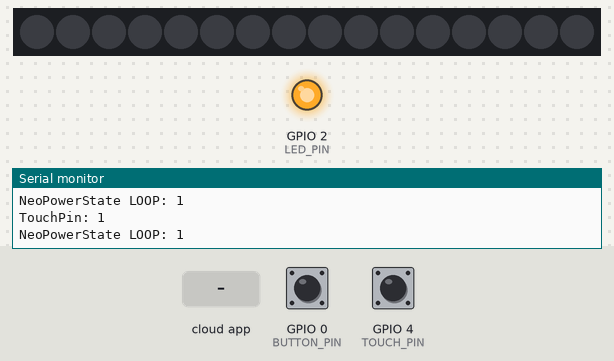
Recording of a sketch running on a simulated ESP8266 (NodeMCU). Parts: 16 RGB LEDs in strip order, left to right, output pins drawn as LEDs (lit = HIGH), the last lines printed to the serial monitor. Dashed ring = blinking. The inputs (shaded band) are chosen by the test bench; at power-on: GPIO 0 (BUTTON_PIN) HIGH, GPIO 4 (TOUCH_PIN) HIGH. Dim RGB values are drawn brighter than linear; WiFi joins after 1.5 s; servers stay silent unless stated; not simulated (calls return 0 or success): secret.h; pins used as bus, display or sensor lines are not drawn.

Above: at 2.7 s.
2.8 s: the phone or cloud app sets 61edab2b5237d163c3054056 to 1
At 3.5 s:
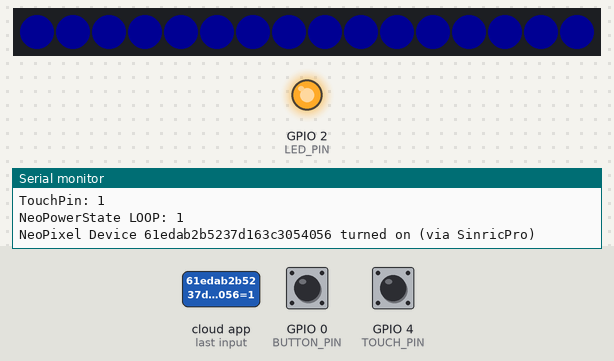
4.3 s: GPIO 0 (BUTTON_PIN) pulled LOW for 3.2 s
At 4.6 s:
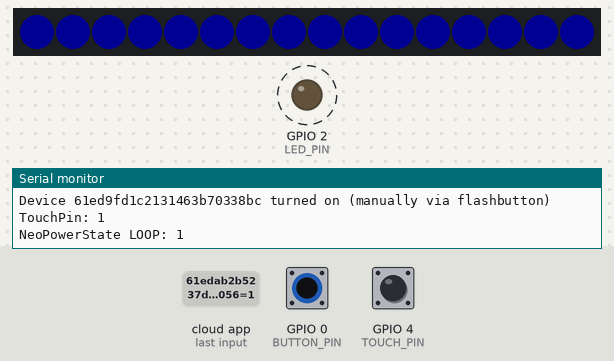
14.6 s: the phone or cloud app sets 61ed9fd1c2131463b70338bc to 1
At 16.0 s:
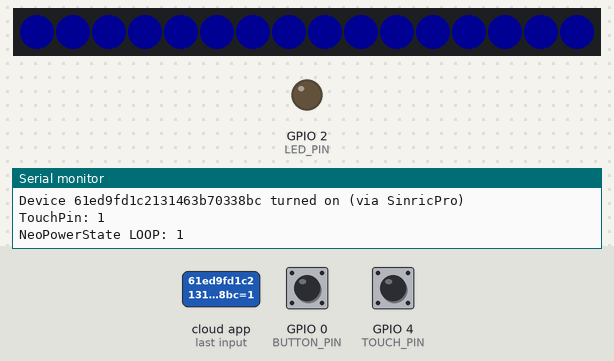
Timing chart, 0 to 17.1 s (numbered marks = the images above; inputs shaded):
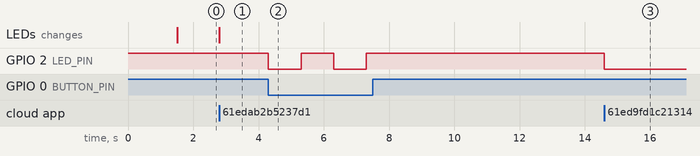

The sketch:

EspNeoLamp.ino
```cpp
/*
 * Example for how to use SinricPro Switch device:
 * - setup a switch device
 * - handle request using callback (turn on/off builtin led indicating device power state)
 * - send event to sinricPro server (flash button is used to turn on/off device manually)
 *
 * If you encounter any issues:
 * - check the readme.md at https://github.com/sinricpro/esp8266-esp32-sdk/blob/master/README.md
 * - ensure all dependent libraries are installed
 *   - see https://github.com/sinricpro/esp8266-esp32-sdk/blob/master/README.md#arduinoide
 *   - see https://github.com/sinricpro/esp8266-esp32-sdk/blob/master/README.md#dependencies
 * - open serial monitor and check whats happening
 * - check full user documentation at https://sinricpro.github.io/esp8266-esp32-sdk
 * - visit https://github.com/sinricpro/esp8266-esp32-sdk/issues and check for existing issues or open a new one
 */

// Uncomment the following line to enable serial debug output
#define ENABLE_DEBUG
#define ESP8266

#ifdef ENABLE_DEBUG
       #define DEBUG_ESP_PORT Serial
       #define NODEBUG_WEBSOCKETS
       #define NDEBUG
#endif

#include <Arduino.h>
#include <Adafruit_NeoPixel.h>
#ifdef ESP8266
       #include <ESP8266WiFi.h>
#endif
#ifdef ESP32
       #include <WiFi.h>
#endif

#include "secret.h"
#include "SinricPro.h"
#include "SinricProSwitch.h"

#define WIFI_SSID         MY_SSID
#define WIFI_PASS         MY_PASS
#define APP_KEY           "0d341145-dc2d-49cc-afc1-6aea1d5b217d"      // Should look like "de0bxxxx-1x3x-4x3x-ax2x-5dabxxxxxxxx"
#define APP_SECRET        "c7c761e5-575c-454f-82e1-e51deabafd1a-132b9ba0-45cc-4e0a-b877-9a4615b75439"   // Should look like "5f36xxxx-x3x7-4x3x-xexe-e86724a9xxxx-4c4axxxx-3x3x-x5xe-x9x3-333d65xxxxxx"
#define SWITCH_ID         "61ed9fd1c2131463b70338bc"    // Should look like "5dc1564130xxxxxxxxxxxxxx"
#define NEO_SWITCH_ID     "61edab2b5237d163c3054056"
#define BAUD_RATE         115200              // Change baudrate to your need

#define BUTTON_PIN 0   // GPIO for BUTTON (inverted: LOW = pressed, HIGH = released)
#define TOUCH_PIN 4   // GPIO for touch sensor
#define LED_PIN   2   // GPIO for LED (inverted)
#define NEO_PIN   14  // GPIO for NeoPixel
#define NEO_COUNT 16  // NeoPixel count

Adafruit_NeoPixel strip(NEO_COUNT, NEO_PIN, NEO_GRB + NEO_KHZ800);

bool myPowerState = false;
bool NeoPowerState = true;
unsigned long lastBtnPress = 0;
unsigned long lastTouch = 0;
unsigned long lastPass = 0;
int tread = 0;

/* bool onPowerState(String deviceId, bool &state)
 *
 * Callback for setPowerState request
 * parameters
 *  String deviceId (r)
 *    contains deviceId (useful if this callback used by multiple devices)
 *  bool &state (r/w)
 *    contains the requested state (true:on / false:off)
 *    must return the new state
 *
 * return
 *  true if request should be marked as handled correctly / false if not
 */
bool onPowerState(const String &deviceId, bool &state) {
  Serial.printf("Device %s turned %s (via SinricPro) \r\n", deviceId.c_str(), state?"on":"off");
  myPowerState = state;
  digitalWrite(LED_PIN, myPowerState?LOW:HIGH);
  return true; // request handled properly
}

bool onPowerStateNeo(const String &deviceId, bool &state) {
  Serial.printf("NeoPixel Device %s turned %s (via SinricPro) \r\n", deviceId.c_str(), state?"on":"off");
  NeoPowerState = state;
  if (NeoPowerState) {     // flip myPowerState: if it was true, set it to false, vice versa
      //ON
      //NeoPowerState = false;
      //rainbow(10);
      strip.fill((100,100,100));
      strip.show();
    } else {
      //OFF
      //NeoPowerState = true;
      strip.fill((0,0,0));
      strip.show();
    }
  //digitalWrite(NEO_PIN, myPowerState?LOW:HIGH);
  return true; // request handled properly
}

void handleTouch() {
  unsigned long nowMillis = millis();

  if(digitalRead(TOUCH_PIN) == LOW && nowMillis - lastTouch > 1000) {
    if(NeoPowerState) {
      NeoPowerState = false;
    } else {
      NeoPowerState = true;
    }

    //digitalWrite(NEO_PIN, NeoPowerState?LOW:HIGH);

    // get Switch device back
    SinricProSwitch& mySwitchNeo = SinricPro[NEO_SWITCH_ID];
    // send powerstate event
    mySwitchNeo.sendPowerStateEvent(NeoPowerState); // send the new powerState to SinricPro server
    Serial.printf("Device %s turned %s (manually via touchsensor)\r\n", mySwitchNeo.getDeviceId().c_str(), NeoPowerState?"on":"off");

    lastTouch = nowMillis;  // update last button press variable
  }
}

void handleButtonPress() {
  unsigned long actualMillis = millis(); // get actual millis() and keep it in variable actualMillis
  if (digitalRead(BUTTON_PIN) == LOW && actualMillis - lastBtnPress > 1000)  { // is button pressed (inverted logic! button pressed = LOW) and debounced?
    if (myPowerState) {     // flip myPowerState: if it was true, set it to false, vice versa
      myPowerState = false;
    } else {
      myPowerState = true;
    }
    digitalWrite(LED_PIN, myPowerState?LOW:HIGH); // if myPowerState indicates device turned on: turn on led (builtin led uses inverted logic: LOW = LED ON / HIGH = LED OFF)

    // get Switch device back
    SinricProSwitch& mySwitch = SinricPro[SWITCH_ID];
    // send powerstate event
    mySwitch.sendPowerStateEvent(myPowerState); // send the new powerState to SinricPro server
    Serial.printf("Device %s turned %s (manually via flashbutton)\r\n", mySwitch.getDeviceId().c_str(), myPowerState?"on":"off");

    lastBtnPress = actualMillis;  // update last button press variable
  }
}

// setup function for WiFi connection
void setupWiFi() {
  Serial.printf("\r\n[Wifi]: Connecting");
  WiFi.begin(WIFI_SSID, WIFI_PASS);

  while (WiFi.status() != WL_CONNECTED) {
    Serial.printf(".");
    delay(250);
  }
  Serial.printf("connected!\r\n[WiFi]: IP-Address is %s\r\n", WiFi.localIP().toString().c_str());
}

// setup function for SinricPro
void setupSinricPro() {
  // add device to SinricPro
  SinricProSwitch& mySwitch = SinricPro[SWITCH_ID];
  // set callback function to device
  mySwitch.onPowerState(onPowerState);

  //NeoPixel
  SinricProSwitch& mySwitchNeo = SinricPro[NEO_SWITCH_ID];
  mySwitchNeo.onPowerState(onPowerStateNeo);

  // setup SinricPro
  SinricPro.onConnected([](){ Serial.printf("Connected to SinricPro\r\n"); });
  SinricPro.onDisconnected([](){ Serial.printf("Disconnected from SinricPro\r\n"); });
  //SinricPro.restoreDeviceStates(true); // Uncomment to restore the last known state from the server.
  SinricPro.begin(APP_KEY, APP_SECRET);
}

// main setup function
void setup() {
  pinMode(BUTTON_PIN, INPUT_PULLUP); // GPIO 0 as input, pulled high
  pinMode(TOUCH_PIN, INPUT_PULLUP); // GPIO 4 as input, pulled high
  pinMode(LED_PIN, OUTPUT); // define LED GPIO as output
  pinMode(NEO_PIN, OUTPUT); // define LED GPIO as output
  digitalWrite(LED_PIN, HIGH); // turn off LED on bootup
  digitalWrite(NEO_PIN, HIGH); // turn off LED on bootup

  Serial.begin(BAUD_RATE);
  Serial.printf("\r\n\r\n");
  setupWiFi();
  setupSinricPro();

  strip.begin();
  strip.show();
  strip.setBrightness(50);
}

void loop() {
  if(millis() > (lastPass + 1000)) {
    tread = digitalRead(TOUCH_PIN);
    Serial.printf("TouchPin: %d\r\n", tread);
    Serial.printf("NeoPowerState LOOP: %o\r\n", NeoPowerState);
    lastPass = millis();
  }
  handleButtonPress();
  handleTouch();
  SinricPro.handle();
  //if (NeoPowerState == false) rainbow(10);
}
```

Measured:
- after the input at 2.8 s, the LEDs: change at once (image 1)
- after the input at 4.3 s, GPIO 2 (LED_PIN): alternates HIGH for 1.0 s and LOW for 1.0 s, 4 changes in all, then stays HIGH, starting at once
- after the input at 14.6 s, GPIO 2 (LED_PIN): HIGH → LOW at once
